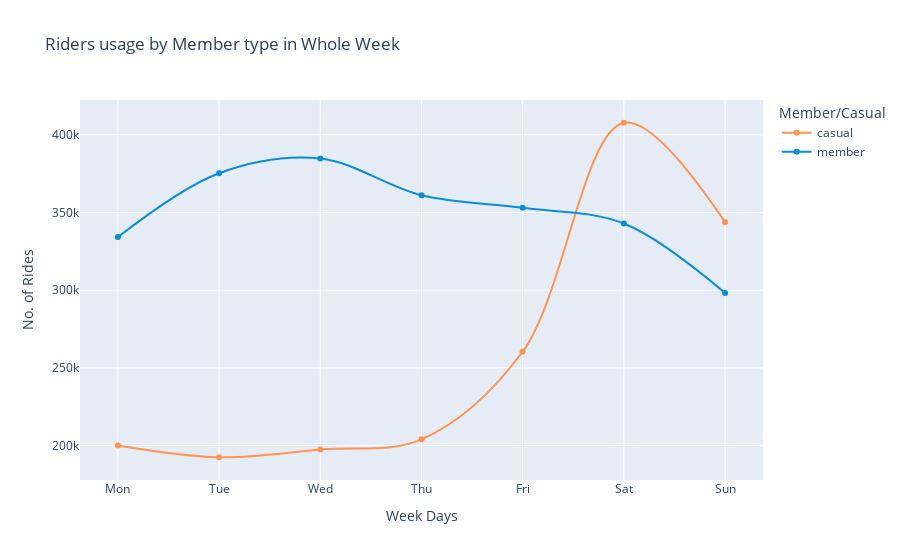

The notebook cell saved with this chart:
### Code cell
px.line(day_of_week, x='day_of_week', y='ride_id',
        title='Riders usage by Member type in Whole Week',
        color='member_casual',
        line_shape='spline',
        markers=True,
        labels={'ride_id': 'No. of Rides', 'day_of_week': 'Week Days', 'member_casual': 'Member/Casual'},
        hover_name='member_casual', hover_data={'member_casual': False,'day_of_week':True, 'ride_id': True},
        color_discrete_map={'casual': '#FF934F', 'member': '#058ED9'},
        category_orders={'day_of_week': day_order}
       )

### Figure 1 — Plotly figure (JSON) as saved in the notebook; plotly's stock layout.template omitted (floating-point values rounded to 4 significant figures)
{"data": [{"customdata": [["casual"], ["casual"], ["casual"], ["casual"], ["casual"], ["casual"], ["casual"]], "hovertemplate": "<b>%{hovertext}</b><br><br>Week Days=%{x}<br>No. of Rides=%{y}<extra></extra>", "hovertext": ["casual", "casual", "casual", "casual", "casual", "casual", "casual"], "legendgroup": "casual", "line": {"color": "#FF934F", "dash": "solid", "shape": "spline"}, "marker": {"symbol": "circle"}, "mode": "lines+markers", "name": "casual", "orientation": "v", "showlegend": true, "type": "scatter", "x": ["Mon", "Tue", "Wed", "Thu", "Fri", "Sat", "Sun"], "xaxis": "x", "y": [200128, 192503, 197512, 204033, 260538, 407761, 343790], "yaxis": "y"}, {"customdata": [["member"], ["member"], ["member"], ["member"], ["member"], ["member"], ["member"]], "hovertemplate": "<b>%{hovertext}</b><br><br>Week Days=%{x}<br>No. of Rides=%{y}<extra></extra>", "hovertext": ["member", "member", "member", "member", "member", "member", "member"], "legendgroup": "member", "line": {"color": "#058ED9", "dash": "solid", "shape": "spline"}, "marker": {"symbol": "circle"}, "mode": "lines+markers", "name": "member", "orientation": "v", "showlegend": true, "type": "scatter", "x": ["Mon", "Tue", "Wed", "Thu", "Fri", "Sat", "Sun"], "xaxis": "x", "y": [334202, 375258, 384706, 361121, 353011, 342906, 298202], "yaxis": "y"}], "layout": {"legend": {"title": {"text": "Member/Casual"}, "tracegroupgap": 0}, "title": {"text": "Riders usage by Member type in Whole Week"}, "xaxis": {"anchor": "y", "categoryarray": ["Mon", "Tue", "Wed", "Thu", "Fri", "Sat", "Sun"], "categoryorder": "array", "domain": [0, 1], "title": {"text": "Week Days"}}, "yaxis": {"anchor": "x", "domain": [0, 1], "title": {"text": "No. of Rides"}}}}
